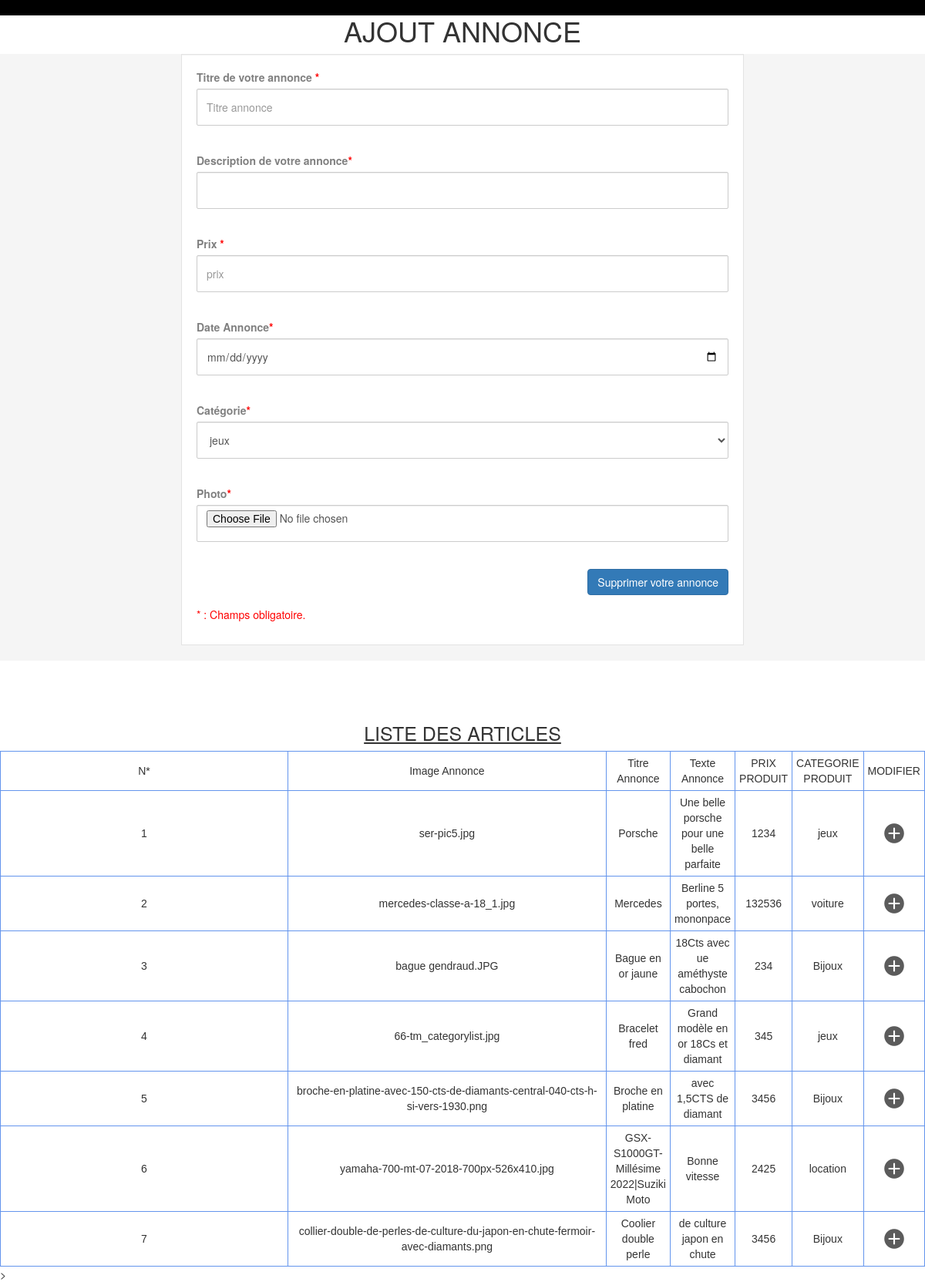
The page /suprimerannonce.php (signed in) on the database its author committed.
### tables this page shows
CREATE TABLE IF NOT EXISTS `annonce` (
  `idannonce` int(11) NOT NULL AUTO_INCREMENT,
  `titreannonce` varchar(42) DEFAULT NULL,
  `texteannonce` varchar(42) DEFAULT NULL,
  `prix` double DEFAULT NULL,
  `dateannonce` date DEFAULT NULL,
  `idcategorie` int(11) DEFAULT NULL,
  `user_id` int(11) DEFAULT NULL,
  `photo` varchar(500) DEFAULT NULL,
  PRIMARY KEY (`idannonce`),
  KEY `user_id` (`user_id`),
  KEY `idcategorie` (`idcategorie`)
);

CREATE TABLE IF NOT EXISTS `categorie` (
  `idcategorie` int(11) NOT NULL AUTO_INCREMENT,
  `nomcategorie` varchar(42) DEFAULT NULL,
  PRIMARY KEY (`idcategorie`)
);

### suprimerannonce.php (the view, shortened to what this page needs)
<?php
  $bdb= Database::connect();
 ?>
<!DOCTYPE html>
<html lang="en" >
<head>
  <link rel="stylesheet" href="css/stylea.css">
<link href="css/nvstyle.css" rel="stylesheet" type="text/css" media="all" />
</head>
<body>
<center><h1>AJOUT ANNONCE </h1></center>
<head>
  <link rel="stylesheet" href="https://maxcdn.bootstrapcdn.com/bootstrap/3.3.7/css/bootstrap.min.css" /> </head>
<div class="container-fluid">
            <div class="container">
                  <div class=" col-sm-8 col-sm-offset-2">
                        <form class=" well form" enctype="multipart/form-data" method="POST"action="suprimerannonce.php<?php if (isset($_GET['id'])) echo "?id=".$_GET['id']; else echo ""; ?>" >
                             <div class="form-group">
                                <label class="control-label">Titre de votre annonce <span class="asterix">*</span></label>
                                <input name="nom" type="text" placeholder="Titre annonce" class="form-control" value="<?php if(isset($_GET['id'])){
      echo($don['titreannonce']);
      }?>">
                          </div>
                            <div class="form-group">
                                <label class="control-label">Description de votre annonce<span class="asterix">*</span></label>
                                    <input name="description" class="form-control" value="<?php if(isset($_GET['id'])){
      echo($don['texteannonce']);
      }?>"></input>
                            </div>
                            <div class="form-group">
                                <label class=" control-label" >Prix <span class="asterix">*</span></label>
                                <input name="prix" type="number" placeholder="prix" class="form-control" value="<?php if(isset($_GET['id'])){
      echo($don['prix']);
      }?>">
                          </div>
                                <div class="form-group">
                                    <label class=" control-label">Date Annonce<span class="asterix">*</span></label>
                                    <input name="date" type="date" placeholder="Région" class="form-control" value="<?php if(isset($_GET['id'])){
      echo($don['dateannonce']);
      }?>">
                                  </div>
                                <div class="form-group">
                                    <label class="control-label">Catégorie<span class="asterix">*</span></label>
                                    <select class="form-control" name="categorie">
                                      <?php
                                         $reponse = $bdb->query("SELECT * FROM categorie");
                                         while($donnees = $reponse->fetch()){
                                                ?>
                                           <option id="option" value="<?php echo $donnees['idcategorie'];?>">
                                           <?php echo $donnees['nomcategorie'];?></option>
                                             <?php
                                                }
                                                   ?>
                                    </select>
                                </div>
                                <div class="form-group">
                                    <label class=" control-label">Photo<span class="asterix">*</span></label>
                                    <input name="photo" type="file"  class="form-control" value="<?php if(isset($_GET['id'])){
      echo($don['photo']);
      }?>">
                                  </div>
                            <div class="form-group text-right ">
                              <button type="submit" class="btn btn-primary" value="enregister" name="supprimer">Supprimer votre annonce</button>                             </div>
                                      <p class="asterix">* : Champs obligatoire.</p>
                        </form>
                       </div>
                    </div>
                </div>
              <section class="mise_ajou">
    <div class="liste_article"><br><br><br>
    <h3 style="text-align: center; font-size: 25px; text-decoration: underline;">LISTE DES ARTICLES</h3>
    <table class="m">
    <tr id="table_head">
      <td>N*</td>
      <td>Image Annonce</td>
      <td>Titre Annonce </td>
      <td>Texte Annonce </td>
      <td>PRIX PRODUIT</td>
      <td>CATEGORIE PRODUIT</td>
      <td>MODIFIER</td>
    </tr>
    <?php
      $n=0;
      $reponse =  $bdb->query("SELECT * FROM annonce AS ar, categorie AS ca  WHERE ar.idcategorie = ca.idcategorie AND user_id= $_SESSION[code]");
      while ($donnees= $reponse->fetch()) {
        $n=$n+1;
    ?>
    <tr>
      <td><?php echo $n; ?></td>
      <td><?php echo $donnees['photo']; ?></td>
      <td><?php echo $donnees['titreannonce']; ?></td>
      <td><?php echo $donnees['texteannonce']; ?></td>
      <td><?php echo $donnees['prix']; ?></td>
      <td><?php echo $donnees['nomcategorie']; ?></td>
      <td><a href="suprimerannonce.php?id=<?php echo $donnees['idannonce'];?>"/><img src="images/option.png"></td>
    </tr>
    <?php
      }
    ?>
    </table>
  </div>
  </section>
>
</body>
</html>

### css/stylea.css (style rules this page uses)
html { background-color: black; }
.container-fluid { background:#f5f5f5; }
form.well { background: white; border-radius:0; }
.form-group .form-control { border-radius:2px; margin-bottom:35px; height: 48px; }
label { color:gray; }
.asterix { color:red; }

### css/nvstyle.css (style rules this page uses)
.m td { font-family: sans-serif; border: thin solid #6495ed; width: 50%; padding: 5px; text-align: center; background-color: #ffffff; }

### rows shown on the page
annonce: photo "ser-pic5.jpg", titreannonce "Porsche", texteannonce "Une belle porsche pour une belle parfaite", prix "1234", idcategorie.nomcategorie "jeux"
annonce: photo "mercedes-classe-a-18_1.jpg", titreannonce "Mercedes", texteannonce "Berline 5 portes, mononpace", prix "132536", idcategorie.nomcategorie "voiture"
annonce: photo "bague gendraud.JPG", titreannonce "Bague en or jaune", texteannonce "18Cts avec ue améthyste cabochon", prix "234", idcategorie.nomcategorie "Bijoux"
annonce: photo "66-tm_categorylist.jpg", titreannonce "Bracelet fred", texteannonce "Grand modèle en or 18Cs et diamant", prix "345", idcategorie.nomcategorie "jeux"
annonce: photo "broche-en-platine-avec-150-cts-de-diamants-central-040-cts-h-si-vers-1930.png", titreannonce "Broche en platine", texteannonce "avec 1,5CTS de diamant", prix "3456", idcategorie.nomcategorie "Bijoux"
annonce: photo "yamaha-700-mt-07-2018-700px-526x410.jpg", titreannonce "GSX-S1000GT-Millésime 2022|Suziki Moto", texteannonce "Bonne vitesse", prix "2425", idcategorie.nomcategorie "location"
annonce: photo "collier-double-de-perles-de-culture-du-japon-en-chute-fermoir-avec-diamants.png", titreannonce "Coolier double perle", texteannonce "de culture japon en chute", prix "3456", idcategorie.nomcategorie "Bijoux"

### other values the page prints
form field categorie "jeux"
